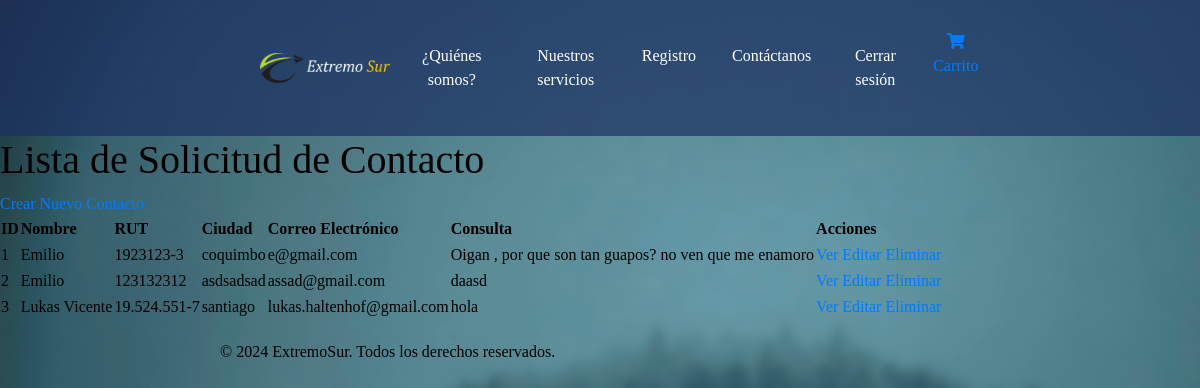
Screenshot of /contactos/ (signed in) with the database file from the repository.
### gestionviajes/models.py (models this page shows, shortened)
class FormularioContacto(models.Model):
    nombre = models.CharField(max_length=100)
    rut = models.CharField(max_length=12)
    ciudad = models.CharField(max_length=100)
    correo_electronico = models.EmailField()
    consulta = models.TextField()

### gestionviajes/views.py (the view)
# urls.py: path('contactos/', views.contacto_list, name='contacto_list'),
@staff_member_required
def contacto_list(request):
    contactos = FormularioContacto.objects.all()
    return render(request, 'contacto_list.html', {'contactos': contactos})

### gestionviajes/templates/contacto_list.html (shortened to what this page needs)
{% extends 'base.html' %}
{% load static %}
{% block content %}
<!DOCTYPE html>
<html>
<head>
    <link rel="stylesheet" type="text/css" href="{% static 'styles.css' %}">
</head>
<body>
    <h1>Lista de Solicitud de Contacto</h1>
    <a href="{% url 'contacto_create' %}">Crear Nuevo Contacto</a>
    <table>
        <thead>
            <tr>
                <th>ID</th>
                <th>Nombre</th>
                <th>RUT</th>
                <th>Ciudad</th>
                <th>Correo Electrónico</th>
                <th>Consulta</th>
                <th>Acciones</th>
            </tr>
        </thead>
        <tbody>
            {% for contacto in contactos %}
            <tr>
                <td>{{ contacto.id }}</td>
                <td>{{ contacto.nombre }}</td>
                <td>{{ contacto.rut }}</td>
                <td>{{ contacto.ciudad }}</td>
                <td>{{ contacto.correo_electronico }}</td>
                <td>{{ contacto.consulta }}</td>
                <td>
                    <a href="{% url 'contacto_detail' contacto.id %}">Ver</a>
                    <a href="{% url 'contacto_update' contacto.id %}">Editar</a>
                    <a href="{% url 'contacto_delete' contacto.id %}">Eliminar</a>
                </td>
            </tr>
            {% endfor %}
        </tbody>
    </table>
</body>
</html>
{% endblock %}

### gestionviajes/static/css/styles.css (style rules this page uses)
body { font-family: Cambria, Cochin, Georgia, Times, 'Times New Roman', serif; color: #000; margin: 0; padding: 0; background-image: url('/static/img/fondo.png'); background-repeat: repeat-y; background-attachment: fixed; background-size: cover; }

### rows the page displays
FormularioContacto: id "1", nombre "Emilio", rut "1923123-3", ciudad "coquimbo", correo_electronico "e@gmail.com", consulta "Oigan , por que son tan guapos? no ven que me enamoro"
FormularioContacto: id "2", nombre "Emilio", rut "123132312", ciudad "asdsadsad", correo_electronico "assad@gmail.com", consulta "daasd"
FormularioContacto: id "3", nombre "Lukas Vicente", rut "19.524.551-7", ciudad "santiago", correo_electronico "lukas.haltenhof@gmail.com", consulta "hola"
